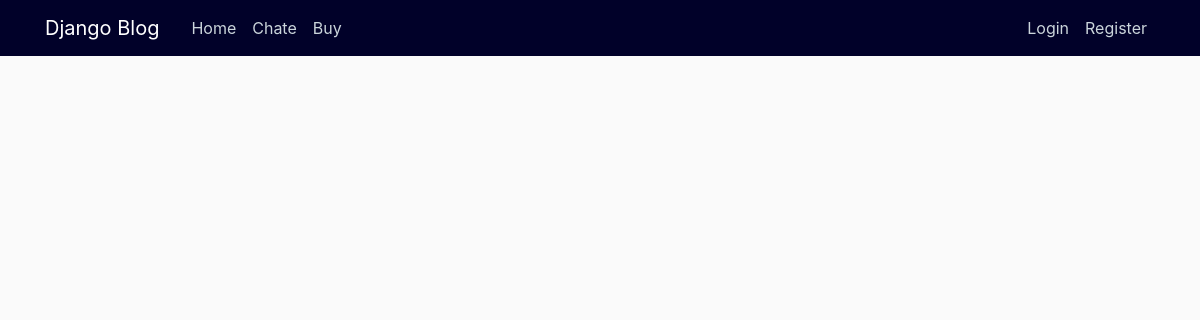
/add/, run on an earlier commit of the app's database.
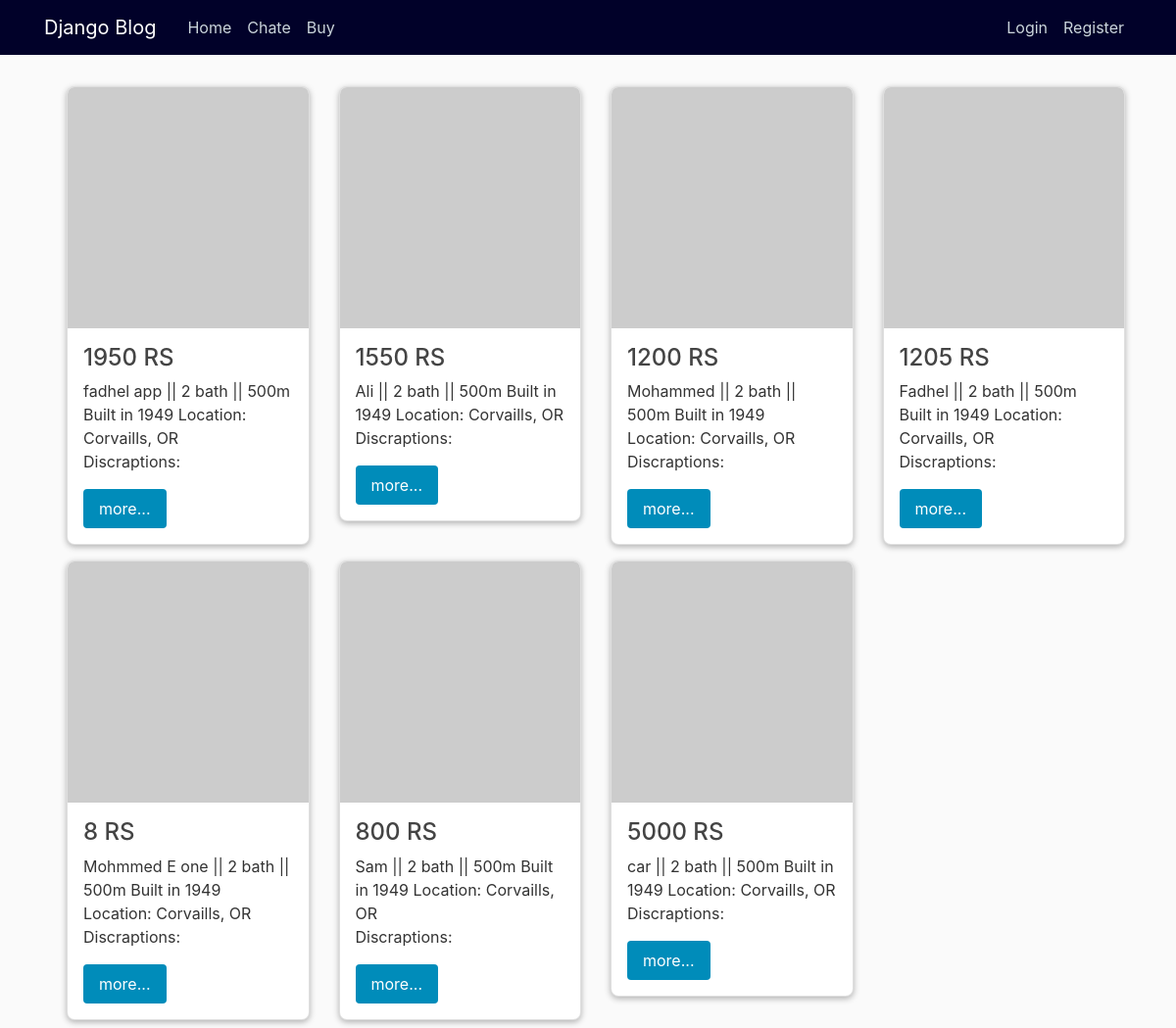
And on a later commit of the database.
### buy_product/models.py (models this page shows, shortened)
class Addproduct2(models.Model):
    price = models.IntegerField(default=1, blank=True, null=True)
    name = models.CharField(max_length=50, unique=True)
    description = models.CharField(max_length=150)

### buy_product/views.py (the view)
# urls.py: path('add/', buy_views.fadhel, name= 'add'),
def fadhel(request):
    context = {
        'Addproduct2': Addproduct2.objects.all()
    }
    return render(request, 'buy_product/homebuy.html', context)

### buy_product/templates/buy_product/homebuy.html
{% extends "blog/base2.html" %}
{% block content %}
  <div class="container">
    <div class="row">
     {% for x in Addproduct2 %}
        <div class="col-md-3">
            <div class="card m-2">
              <img src="https://via.placeholder.com/150" alt="Placeholder Image">
                <div class="card-body">
                  <h3>{{ x.price }} RS</h3>
                  <a> {{ x.name }} || 2 bath || 500m</a>
                  <a>Built in 1949</a>
                  <a>Location: Corvaills, OR</a>
                  <P>Discraptions: </P>
                  <a href="#" class="button">more...</a>
                </div>
            </div>
          </div>
      {% endfor %}
    </div>
  </div>
{% endblock content %}

### blog/templates/blog/base2.html (shortened to what this page needs)
{% load static %}
<!DOCTYPE html>
<html>
<head>
    <link rel="stylesheet" href="https://maxcdn.bootstrapcdn.com/bootstrap/4.0.0/css/bootstrap.min.css">
    <link rel="stylesheet" type="text/css" href="{% static 'blog/main.css' %}">
    <link rel="stylesheet" type="text/css" href="{% static 'blog/card_file.css' %}">
</head>
<body>
    <header class="site-header">
      <nav class="navbar navbar-expand-md navbar-dark bg-steel fixed-top">
        <div class="container">
          <a class="navbar-brand mr-4" href="{% url 'blog-home' %}">Django Blog</a>
          <div class="collapse navbar-collapse" id="navbarToggle">
            <div class="navbar-nav mr-auto">
              <a class="nav-item nav-link" href="{% url 'blog-about' %}">Home</a>
              <a class="nav-item nav-link" href="{% url 'blog-home' %}">Chate</a>
              <a class="nav-item nav-link" href="{% url 'add' %}">Buy</a>
            </div>
            <div class="navbar-nav">
              {% if user.is_authenticated %}
                <a class="nav-item nav-link" href="{% url 'post-create' %}">new-post</a>
                <a class="nav-item nav-link" href="{% url 'profile' %}">profile</a>
                <a class="nav-item nav-link" href="{% url 'logout' %}">Logout</a>
              {% else %}
                <a class="nav-item nav-link" href="{% url 'login' %}">Login</a>
                <a class="nav-item nav-link" href="{% url 'register' %}">Register</a>
              {% endif %}
            </div>
          </div>
        </div>
      </nav>
    </header>
    <main role="main" class="container">
      <div class="row">
        <div class="col-md-12">
          {% block content %}{% endblock %}
        </div>
      </div>
    </main>
</body>
</html>

### blog/static/blog/main.css (style rules this page uses)
body { background: #fafafa; color: #333333; margin-top: 5rem; }
h1, h2, h3, h4, h5, h6 { color: #444444; }
.bg-steel { background-color: #010129; }
.site-header .navbar-nav .nav-link { color: #cbd5db; }

### blog/static/blog/card_file.css (style rules this page uses)
.card { width: 100%; background-color: #fff; border-radius: 8px; box-shadow: 0px 2px 6px rgba(0, 0, 0, 0.3); overflow: hidden; }
.card img { width: 100%; height: auto; display: block; }
.card-body { padding: 16px; }
.card-body h3 { font-size: 24px; margin-top: 0; margin-bottom: 8px; }
.card-body p { font-size: 16px; margin-top: 0; margin-bottom: 16px; }
.button { display: inline-block; padding: 8px 16px; background-color: #008CBA; color: #fff; border-radius: 4px; text-decoration: none; transition: background-color 0.3s ease; }

What changed in the data, as far as the page shows it:
added Addproduct2: price "1950", name "fadhel app"
added Addproduct2: price "1550", name "Ali"
added Addproduct2: price "1200", name "Mohammed"
added Addproduct2: price "1205", name "Fadhel"
added Addproduct2: price "8", name "Mohmmed E one"
added Addproduct2: price "800", name "Sam"
added Addproduct2: price "5000", name "car"
